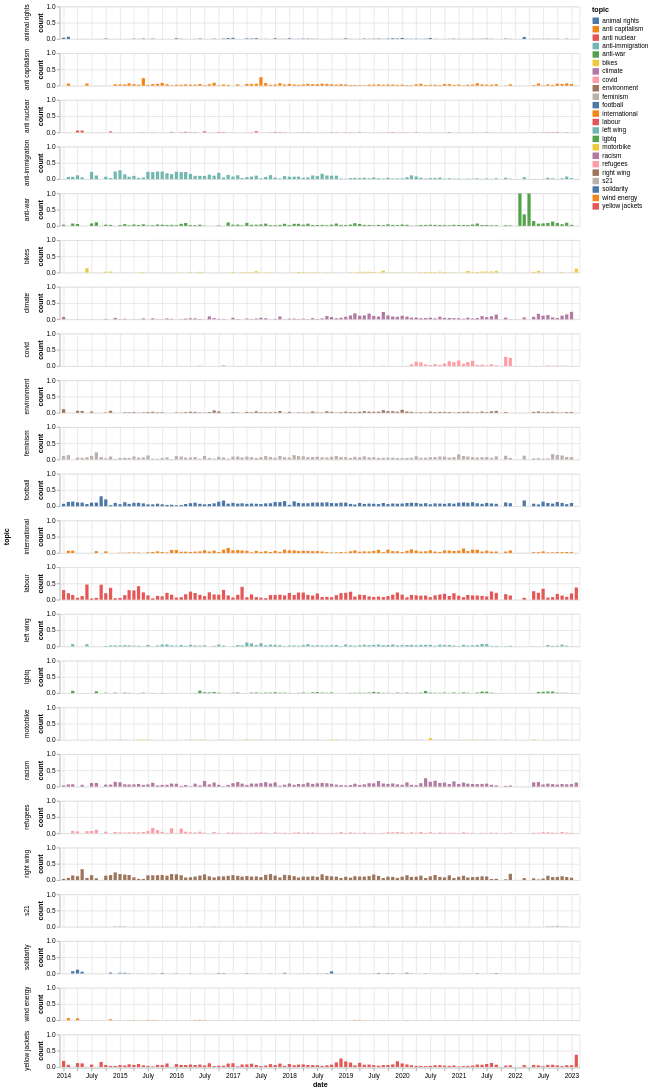

Source (notebook cell):
### Code cell
import altair as alt

# plot timeline of proportion of articles per topic
alt.Chart(df).mark_bar().encode(
    x="date:T",
    y=alt.Y("count:Q"),
    color="topic:N",
    row="topic:N",
).properties(
    width=800,
    height=50,
)

### Figure 1 — Vega-Lite specification as saved in the notebook (floating-point values rounded to 4 significant figures; data arrays with more than 128 entries replaced by an {"elided": "..."} marker saying what was removed)
{"config": {"view": {"continuousWidth": 400, "continuousHeight": 300}}, "data": {"name": "data-8f631d48724d707287f5e8b781e0ebf7"}, "mark": "bar", "encoding": {"color": {"field": "topic", "type": "nominal"}, "row": {"field": "topic", "type": "nominal"}, "x": {"field": "date", "type": "temporal"}, "y": {"field": "count", "type": "quantitative"}}, "height": 50, "width": 800, "$schema": "https://vega.github.io/schema/vega-lite/v4.17.0.json", "datasets": {"data-8f631d48724d707287f5e8b781e0ebf7": {"elided": "1870 records"}}}
